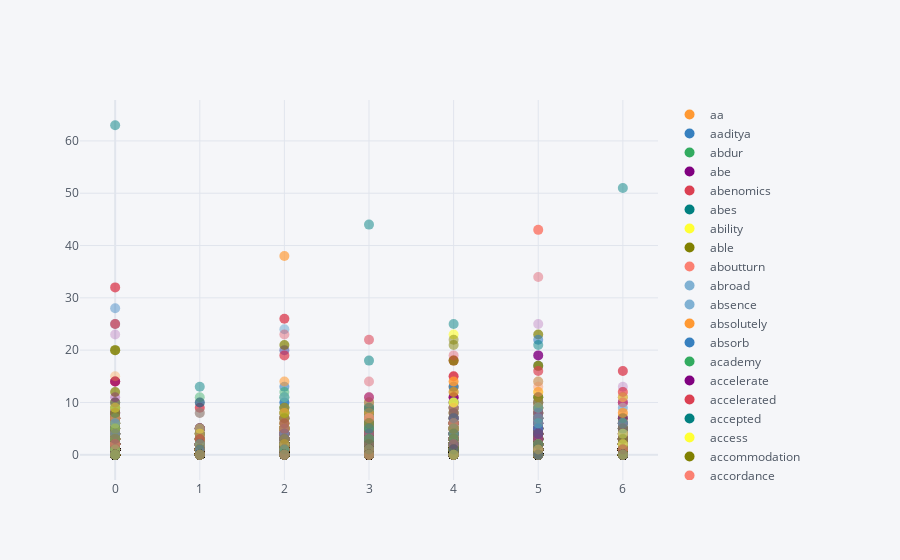

The notebook cell saved with this chart:
### Code cell
# scatter plot for others
data_dtm.iplot(kind='scatter',mode='markers',size=10)
